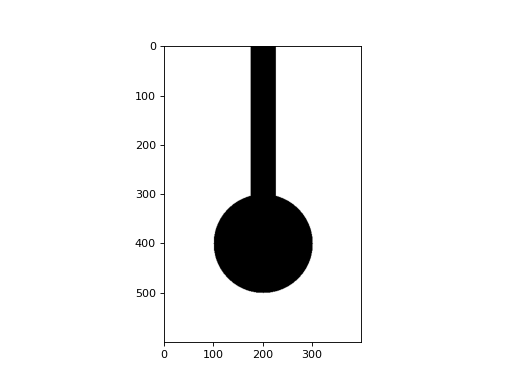

Recreate this plot in Python.
import matplotlib.pyplot as plt
from dipcoatsubstrate.imgconstruct import ROICircSubstrate
subst = ROICircSubstrate((600, 400), 100, 400, 50)
plt.imshow(subst.image) #doctest: +SKIP
